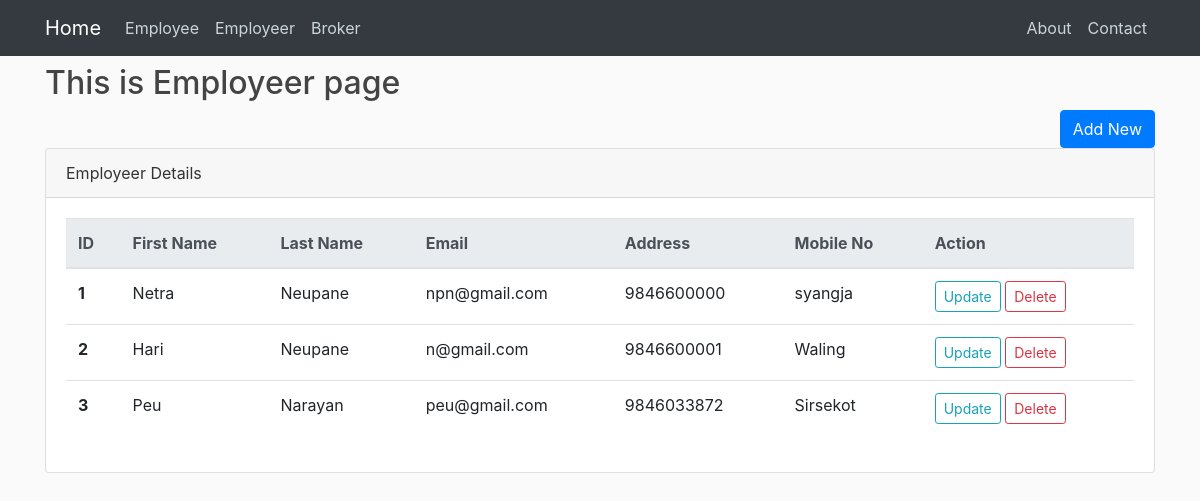
/employeer/, run on an earlier commit of the app's database.
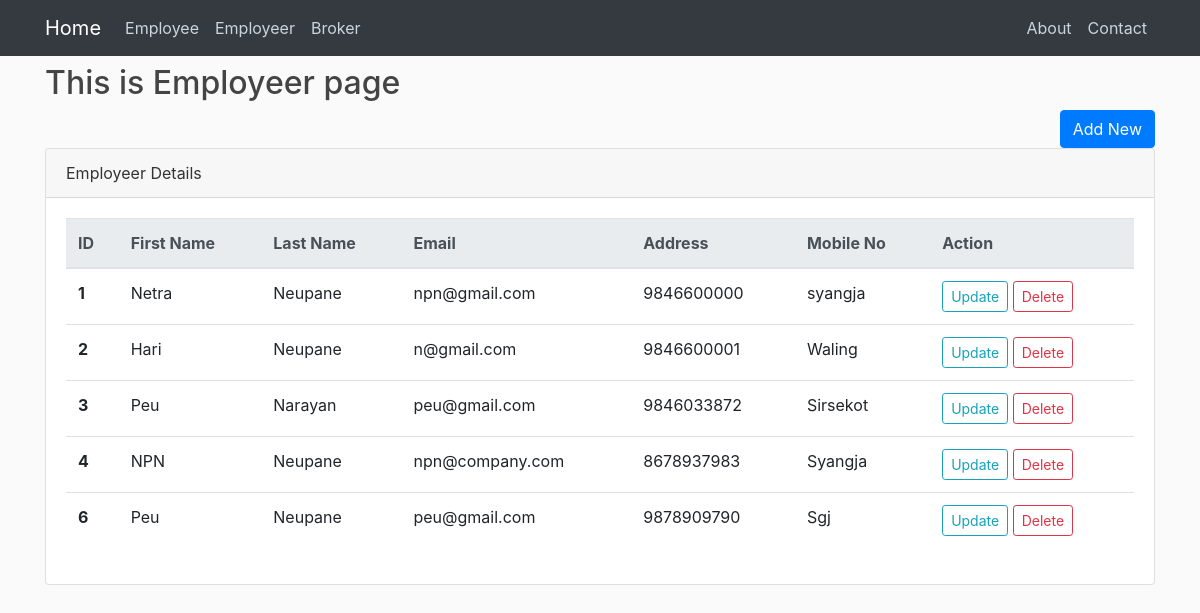
And on a later commit of the database.
### employeer/models.py (models this page shows)
class Employeer(models.Model):
    first_name = models.CharField(max_length = 20)
    last_name = models.CharField(max_length = 20)
    email    = models.EmailField(max_length = 20)
    mobile = models.CharField(unique=True,max_length=10, validators=[RegexValidator(r'^\d{1,10}$')])
    address = models.CharField(max_length =30)

### employeer/views.py (the view)
# urls.py: path('employeer/',employeer,name="employeer-home"),
def employeer(request):
    if request.method == 'POST':
        data = request.POST
        first_name = data['first_name']
        last_name = data['last_name']
        email = data['email']
        mobile = data['mobile']
        address = data['address']
        obj = Employeer.objects.create(first_name= first_name,last_name=last_name,email=email,
              mobile= mobile,address = address)
        if obj:
            return redirect('employeer-home')
    else:
        Employeers = Employeer.objects.all()
        form = EmployeerForm()
        context = {
            'form':form,
            'employeers':Employeers,
        }
    return render(request,'employeer/employeer.html',context)

### employeer/templates/employeer/employeer.html (shortened to what this page needs)
{% extends "base.html" %}
{% load crispy_forms_tags %}
{% block main %}
    <h2>This is Employeer page</h2>
        <div class="text-right">
        <a href="{% url "employeer-add" %}" class="btn btn-primary" >Add New
        </a>
    </div>
    <form action="" method="POST">
    <div class="card">
      <div class="card-header">
        Employeer Details
      </div>
      <div class="card-body">
        <table class="table">
          <thead class="thead-light">
            <tr>
              <th scope="col">ID</th>
              <th scope="col">First Name</th>
              <th scope="col">Last Name</th>
              <th scope="col">Email</th>
              <th scope="col">Address</th>
              <th scope="col">Mobile No</th>
              <th scope="col">Action</th>
            </tr>
          </thead>
          <tbody>
            {% for employeer in employeers %}
            <tr>
              <th scope="row">{{employeer.id}}</th>
                <td>{{ employeer.first_name }}</td>
                <td>{{ employeer.last_name }}</td>
                <td>{{ employeer.email }}</td>
                <td>{{ employeer.mobile }}</td>
                <td>{{ employeer.address }}</td>
                <td><a class="btn btn-outline-info btn-sm" href="{% url 'employeer-update' employeer.id %}">Update</a>
                    <a class="btn btn-outline-danger btn-sm" href="{% url 'employeer-delete' employeer.id %}">Delete</a>
                </td>
            </tr>
            {% endfor %}
          </tbody>
        </table>
      </div>
    </div>
{% endblock main %}

What changed in the data, as far as the page shows it:
added Employeer: id "4", first_name "NPN", last_name "Neupane", email "npn@company.com", mobile "8678937983", address "Syangja"
added Employeer: id "6", first_name "Peu", last_name "Neupane", email "peu@gmail.com", mobile "9878909790", address "Sgj"
